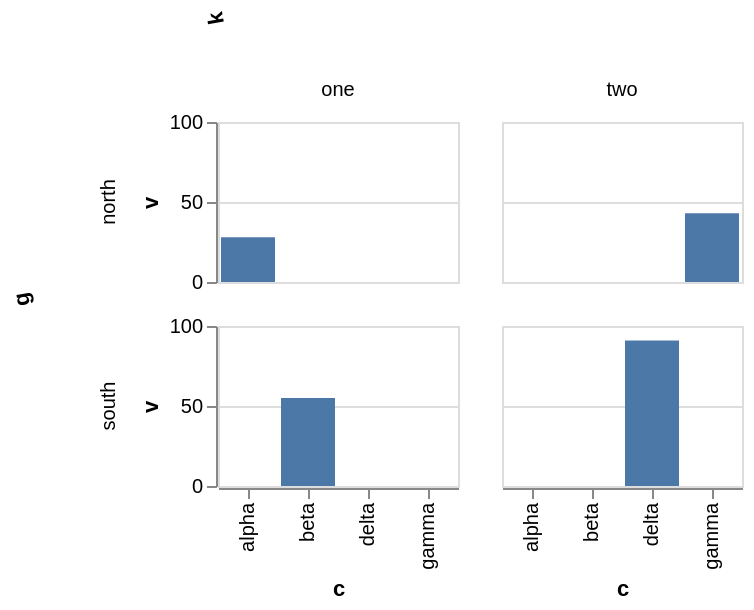

Here is the Vega-Lite specification saved for this chart:
### Vega-Lite specification from a JSON file in a GitHub repository (floating-point values rounded to 4 significant figures)
{"$schema": "https://vega.github.io/schema/vega-lite/v6.json", "description": "A heading is turned through `const titleAngle = normalizeAngle(ta);` in `assembleTitleGroup`, and a caption is not — `assembleLabelTitle` hands `labelAngle` to the same two rules exactly as it was written. The asymmetry is upstream's and it is visible, because both rules are written as a chain of comparisons against a number between zero and three hundred and sixty: a heading turned to minus one hundred degrees is a heading turned to two hundred and sixty, and two hundred and sixty is caught by `225 < angle && angle < 315` and by the arm that reads `45 <= angle && angle <= 135`, where minus one hundred falls through the first and is caught instead by `angle <= 45`. So this chart's column heading is baselined `middle` and its row heading `bottom`; handing the number over as it was written would baseline them `bottom` and `middle`, which is the same pair of words on the wrong pair of headings. The anchors show the other half of `defaultHeaderGuideAlign`. The column heading is anchored at the start, which aligns it `left` whatever the turn, and puts it against band 0 of the column band — `LAYOUT_TITLE_BAND.column.start`. The row heading must not change: it anchors itself `middle`, which is the default the function declares in its own signature — `anchor: TitleAnchor = 'middle'` — and so falls past both `case` arms to the angle, taking `left` from the turn instead of from the anchor; and `middle` has no entry in either row of `LAYOUT_TITLE_BAND`, so `getLayoutTitleBand` answers nothing and the layout is left with a `titleBand` naming the column alone rather than both bands.", "data": {"values": [{"c": "alpha", "v": 28, "k": "one", "g": "north"}, {"c": "beta", "v": 55, "k": "one", "g": "south"}, {"c": "gamma", "v": 43, "k": "two", "g": "north"}, {"c": "delta", "v": 91, "k": "two", "g": "south"}]}, "config": {"header": {"titleAngle": -100}}, "width": 120, "height": 80, "mark": "bar", "encoding": {"x": {"field": "c", "type": "nominal"}, "y": {"field": "v", "type": "quantitative"}, "column": {"field": "k", "type": "ordinal", "header": {"titleAnchor": "start"}}, "row": {"field": "g", "type": "ordinal", "header": {"titleAnchor": "middle"}}}}
